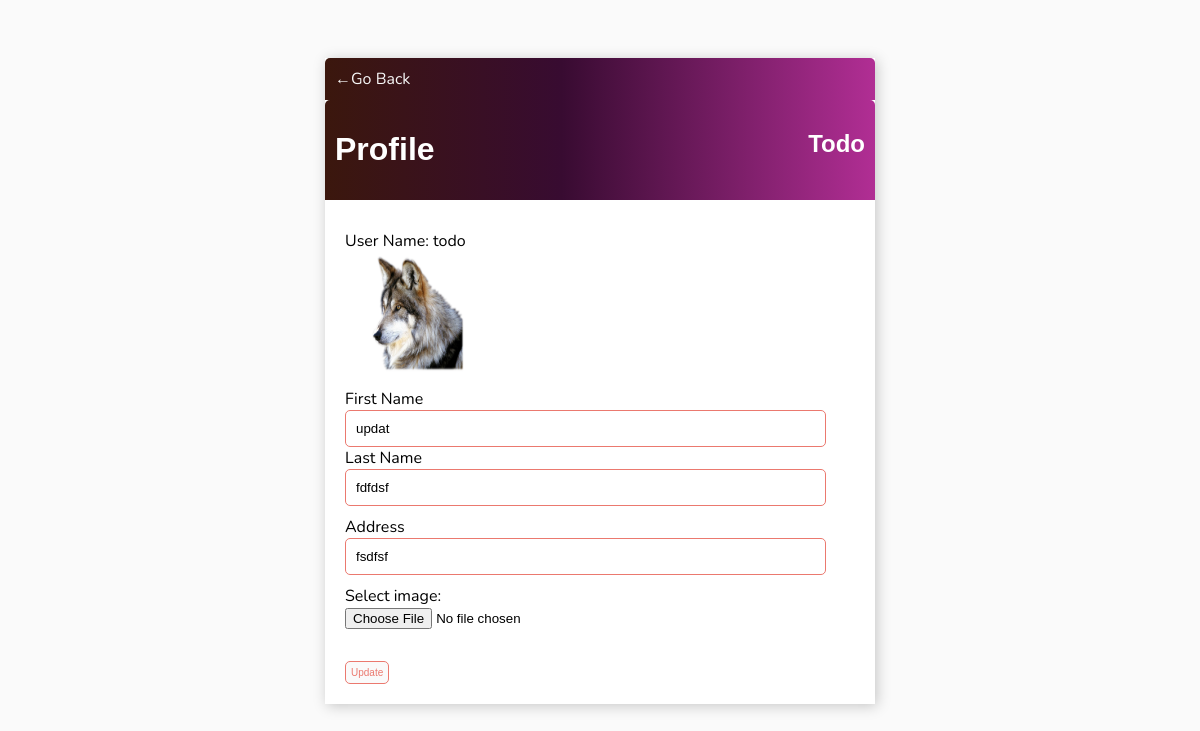
The page /users/profile/1/ (signed in) on the database as committed earlier.
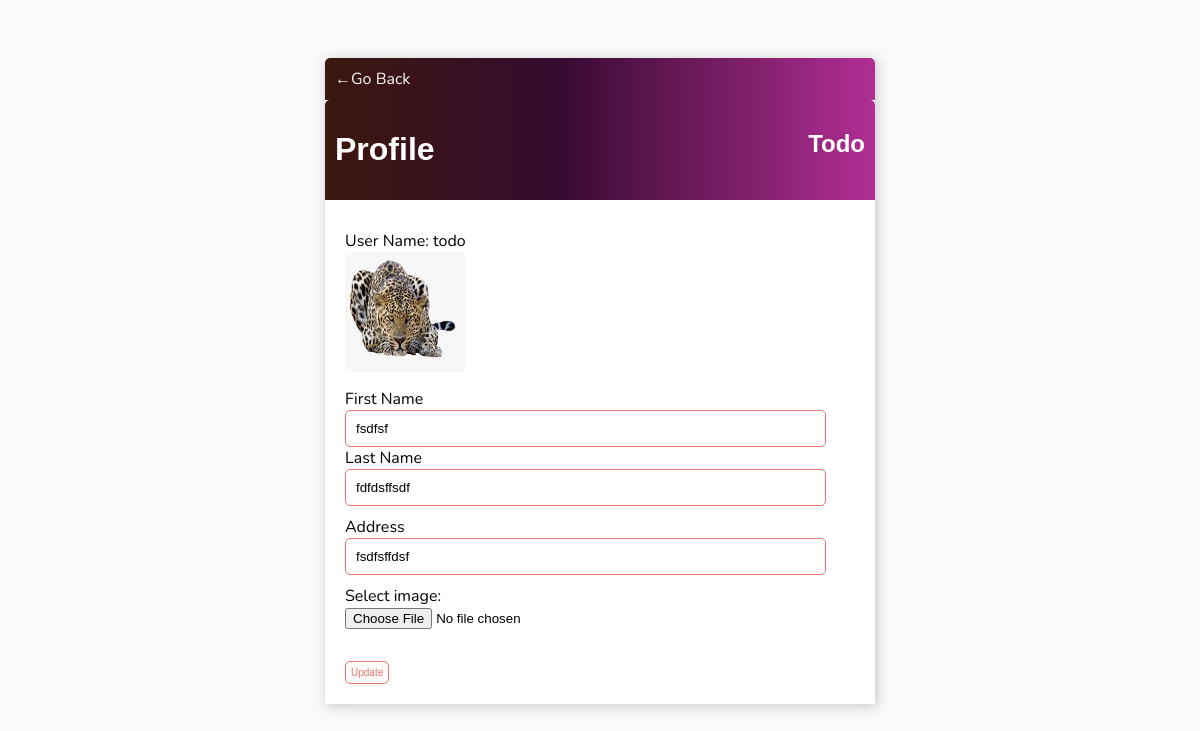
The same page on the database as committed later.
### data/models.py (models this page shows, shortened)
class UserProfileModel(models.Model):
    user = models.OneToOneField(User, on_delete=models.CASCADE, null=True, blank=True,related_name='related_profile')
    first_name = models.CharField(max_length=250, null=True)
    last_name = models.CharField(max_length=250,null=True)
    address = models.CharField(max_length=250,null=True)
    blocked = models.BooleanField(default=False)
    image = models.ImageField(null=True, blank=True, upload_to='')

### data/views.py (the view, shortened to what this page needs)
# urls.py: path('users/profile/<int:pk>/', UserProfile.as_view(), name='profile' ),
class UserProfile(LoginRequiredMixin, ListView):
    def get(self, request, *args, **kwargs):
        pk = self.kwargs.get('pk')
        if pk == request.user.pk or request.user.is_superuser:
            user_object= User.objects.filter(pk=pk).first()
            if UserProfileModel.objects.filter(user=user_object).first():
                user_profile_object= user_object.related_profile
            else:
                user_profile_object = ''
            return render(request, 'data/userInfo.html',{'user':user_object,'profile':user_profile_object})
        else:
            return redirect('profile',pk=request.user.pk)

### data/templates/data/userInfo.html (shortened to what this page needs)
{% extends 'data/main.html'%}
{% load static %}
{% block content %}
<div class="header-bar">
    <a href="{% url 'users' %}">&#8592;Go Back</a>
</div>
<div class="header-bar">
    <h1>Profile</h1>
    <div>
        <h2>{{ request.user|title }} </h2>
    </div>
</div>
<div class="card-body">
    <form method = "post" enctype="multipart/form-data">
            <label>User Name: {{user}}</label>
        {% if profile.image %}
        <img src="{{profile.image.url}}" alt="Smiley face" width="120" height="120">
        {% endif  %}
        <label>First Name</label>
        <input type="text" name="first_name" value="{{ profile.first_name }}"
        <label>Last Name</label>
        <input type="text" name="last_name" value="{{ profile.last_name }}">
        <label>Address</label>
        <input type="text" name="address" value="{{ profile.address }}">
        <label for="img">Select image:</label>
        <input type="file" id="img" name="image">
        <br>
        <br>
        <input style="margin-top: 10px;" class="Button" type="submit" value="Update">
    </form>
</div>
{% endblock content %}

Rows that differ between the two databases and show on the page:
changed UserProfileModel "fsdfsf": image: a different picture; first_name "updat" → "fsdfsf"; last_name "fdfdsf" → "fdfdsffsdf"; address "fsdfsf" → "fsdfsffdsf"
